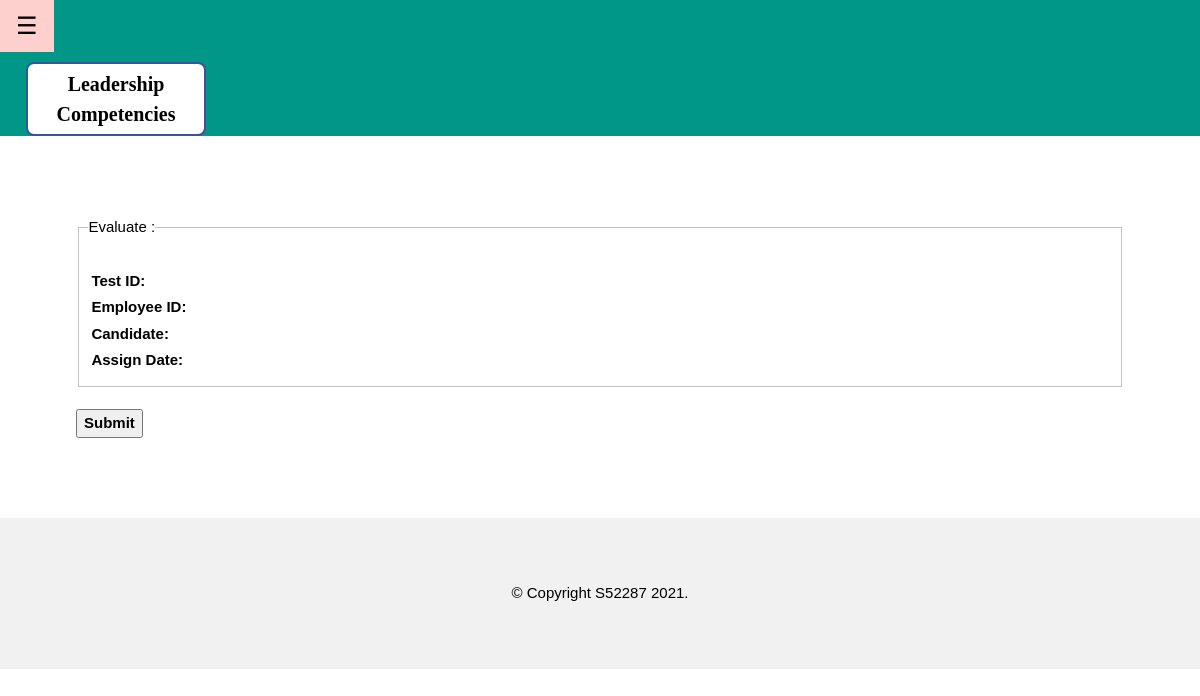
The page /Manage/Admin/AdminStartEva.php?TestID=4&EmployeeID=A00001 (signed in) on the database as committed earlier.
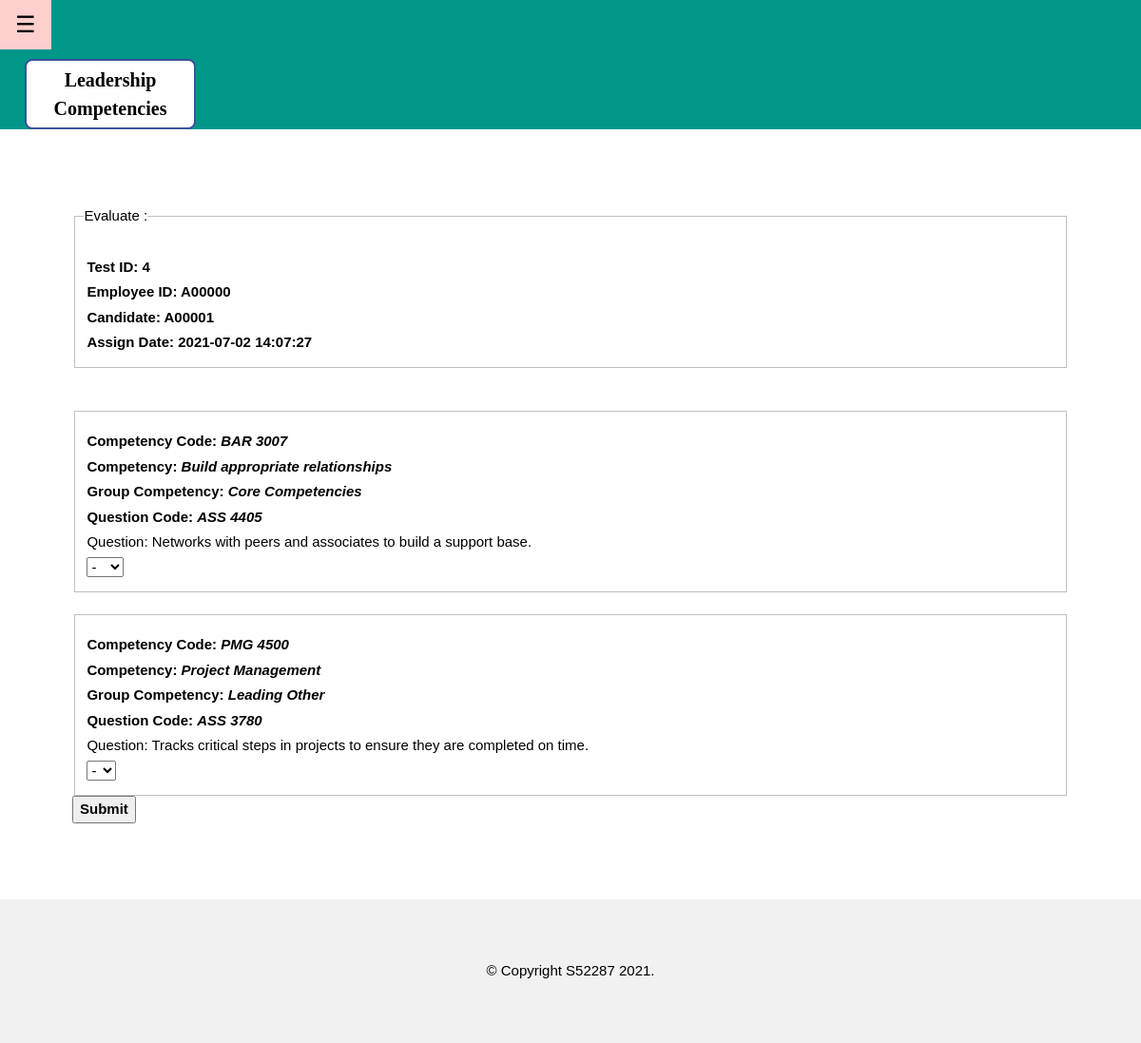
The same page on the database as committed later.
### tables this page shows
CREATE TABLE `assignsuperior` (
  `ID` int(11) NOT NULL,
  `TestID` int(11) NOT NULL,
  `QuestionCode` varchar(255) NOT NULL,
  `CodeCompetency` varchar(255) NOT NULL,
  `EmployeeID` varchar(255) NOT NULL,
  `Candidate` varchar(255) NOT NULL,
  `Status` varchar(255) NOT NULL DEFAULT 'Pending',
  `AssignDate` timestamp NOT NULL DEFAULT current_timestamp() ON UPDATE current_timestamp()
);

CREATE TABLE `aquestion` (
  `ID` int(11) NOT NULL,
  `AQuestion` varchar(255) NOT NULL,
  `A_QCode` varchar(255) NOT NULL,
  `Rating` int(11) NOT NULL,
  `CodeACompetency` varchar(255) NOT NULL,
  `Status` varchar(255) NOT NULL DEFAULT 'Using'
);

CREATE TABLE `competency` (
  `ID` int(11) NOT NULL,
  `CodeCompetency` varchar(255) NOT NULL,
  `Competency` varchar(255) NOT NULL,
  `GroupCompetency` varchar(255) NOT NULL,
  `Weightcompetency` int(11) NOT NULL,
  `Status` varchar(255) NOT NULL DEFAULT 'Using'
);

### Manage/Admin/Adminprocesscompetency.php (called while the page is built, shortened)
<?php
function EvaTest(){
	$db = mysqli_connect('localhost', 'root', '', 'leadercompetency');
	$TestID =$_GET['TestID'];
	$EmployeeID =$_GET['EmployeeID'];
	$sql = "SELECT competency.Competency,competency.GroupCompetency,assignsuperior.AssignDate,assignsuperior.QuestionCode,assignsuperior.Candidate,assignsuperior.TestID,assignsuperior.EmployeeID,aquestion.ID,aquestion.AQuestion,aquestion.Rating,aquestion.CodeACompetency FROM assignsuperior JOIN aquestion ON aquestion.A_QCode=assignsuperior.QuestionCode JOIN competency ON assignsuperior.CodeCompetency=competency.CodeCompetency WHERE assignsuperior.TestID='$TestID' AND assignsuperior.Candidate='$EmployeeID'";
    if($result = mysqli_query($db,$sql)){
    return $result;
}}
?>

### Manage/Admin/AdminStartEva.php (the view, shortened to what this page needs)
<?php require_once ("Adminprocesscompetency.php");
?>
<!DOCTYPE html>
<html>
<link rel="stylesheet" href="Competency.css">
<link rel="stylesheet" href="https://use.fontawesome.com/releases/v5.8.2/css/all.css">
<body>
<div id="main">
<div class="w3-teal">
  <button id="openNav" class="w3-button w3-teal w3-xlarge" onclick="w3_open()">&#9776;</button>
  <div class="w3-container">
   <div class="tp-logo">Leadership
Competencies</div>
  </div>
</div>
</div>
<div class="w3-content"style="max-width:90%;margin-top:80px;margin-bottom:80px">
<div class="w3-container">
<form action="" method="post" enctype="multipart/form-data">
<?php
    $results = EvaTest();
        if($results){
        $rows = mysqli_fetch_assoc($results); ?>
<fieldset>
<br>
<legend>Evaluate :</legend>
<table>
<tr><td><input type="hidden" name="TestID[]" value="<?php echo $rows['TestID']; ?>"></input><b>Test ID: <?php echo $rows['TestID']; ?></b></td></tr>
<tr><td><input type="hidden" name="EmployeeID[]" value="<?php echo $rows['EmployeeID']; ?>"></input><b>Employee ID: <?php echo $rows['EmployeeID']; ?></b></td></tr>
<tr><td><input type="hidden" name="Candidate[]" value="<?php echo $rows['Candidate']; ?>"></input><b>Candidate: <?php echo $rows['Candidate']; ?></b></td></tr>
<tr><td><b>Assign Date: <?php echo $rows['AssignDate']; ?></b></td></tr>
</table></fieldset><br>
<?php
$result = EvaTest();
if($result){
while ($row = mysqli_fetch_assoc($result)){	?>
<br>
<fieldset>
<table>
<tr><td><input type="hidden" name="TestID[]" value="<?php echo $rows['TestID']; ?>"></input></td></tr>
<tr><td><input type="hidden" name="EmployeeID[]" value="<?php echo $rows['EmployeeID']; ?>"></input></td></tr>
<tr><td><input type="hidden" name="Candidate[]" value="<?php echo $rows['Candidate']; ?>"></input></td></tr>
<tr><td><b>Competency Code: <i><?php echo $row ['CodeACompetency'] ; ?></i></b></td></tr>
<tr><td><b>Competency: <i><?php echo $row ['Competency'] ; ?></i></b></td></tr>
<tr><td><b>Group Competency: <i><?php echo $row ['GroupCompetency'] ; ?></i></b></td></tr>
<tr><td><input type='hidden' name='questioncode[]' value="<?php echo $row ['QuestionCode'] ; ?>"></input><b>Question Code: <i><?php echo $row ['QuestionCode']; ?></i></b></td></tr>
<tr><td>Question: <?php echo $row ['AQuestion']; ?></td></tr>
<tr><td><select name="answer[]" id="answer" required>
<option value="" selected >-</option>
</select></td></tr>
</table>
</fieldset>
<?php }}?>
<button type="Submit" name="EvaluateSubmit"><b>Submit</b></button>
<?php }?>
<br>
</form>
</div>
</div>
<footer class="w3-container w3-padding-64 w3-light-grey w3-center">
&copy; Copyright S52287 2021.
</footer>
</body>
</html>

Rows that differ between the two databases and show on the page:
added assignsuperior: TestID "4", EmployeeID "A00000", Candidate "A00001", AssignDate "2021-07-02 14:07:27", aquestion.CodeACompetency "BAR 3007", CodeCompetency.Competency "Build appropriate relationships", CodeCompetency.GroupCompetency "Core Competencies", QuestionCode "ASS 4405", aquestion.AQuestion "Networks with peers and associates to build a support base."
added assignsuperior: aquestion.CodeACompetency "PMG 4500", CodeCompetency.Competency "Project Management", CodeCompetency.GroupCompetency "Leading Other", QuestionCode "ASS 3780", aquestion.AQuestion "Tracks critical steps in projects to ensure they are completed on time."
